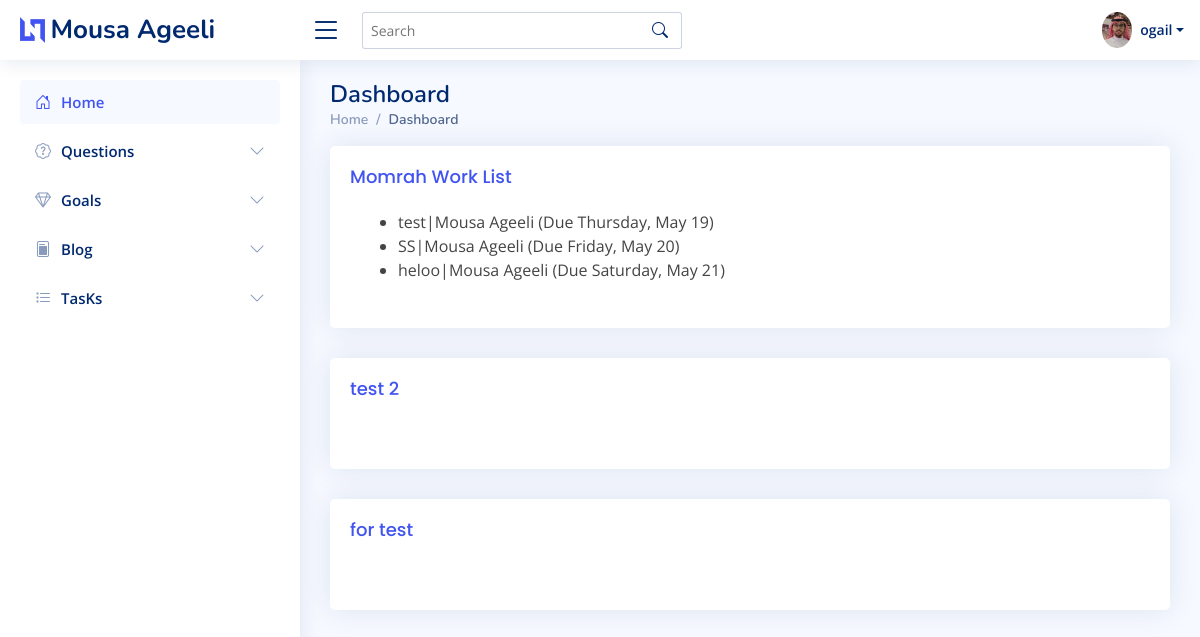
Screenshot of /tasks/lists/ (signed in) with the database file from the repository.
### tasks/models.py (models this page shows, shortened)
class ToDoList(models.Model):
    title = models.CharField(max_length=100, unique=True)

class ToDoItem(models.Model):
    title = models.CharField(max_length=255)
    description = models.TextField(null=True, blank=True)
    created_date = models.DateTimeField(auto_now_add=True)
    due_date = models.DateTimeField(default=one_week_hence)
    for_whom = models.CharField(max_length=255, default='Mousa Ageeli')
    todo_list = models.ForeignKey(ToDoList, on_delete=models.CASCADE)
    class Meta:
        ordering = ["due_date"]

### tasks/views.py (the view)
class ListListView(ListView):
    model = ToDoList
    template_name = "tasks/tasks.html"
    def get_context_data(self):
        context = super().get_context_data()
        context["todo_list_items"] = ToDoItem.objects.all()
        return context

### templates/tasks/tasks.html (shortened to what this page needs)
{% extends 'home.html' %}
{% block content %}
    <div class="col-lg-12">
    {% for todolist in object_list %}
        <div class="card info-card">
            <div class="card-body">
                <h5 class="card-title"><a href="{% url "list" todolist.id %}">{{ todolist.title }}</a></h5>
                <div class="d-flex align-items-center">
                    <div class="ps-3">
                        <ul>
                            {% for todo in todo_list_items %}
                                {% if todo.todo_list.id == todolist.id %}
                                    <li>
                                        <div>
                                            <div role="button" onclick="location.href='{% url "item-update" todolist.id todo.id %}'">
                                            {{ todo.title }}|{{ todo.for_whom}}
                                            (Due {{ todo.due_date | date:"l, F j" }})
                                        </div>
                                     </li>
                                {% endif %}
                            {% empty %}
                            <p>There are no to-do items in this list.</p>
                            {% endfor %}
                         </ul>
                    </div>
                </div>
            </div>
        </div>
    {% endfor %}
    </div>
{% endblock %}

### templates/navbar.html (shortened to what this page needs)
{% load static %}
<header id="header" class="header fixed-top d-flex align-items-center">
  <div class="d-flex align-items-center justify-content-between">
    <a href="/" class="logo d-flex align-items-center">
      <img src="{% static 'assets/img/logo.png' %}" alt="">
      <span class="d-none d-lg-block">Mousa Ageeli</span>
    </a>
    {% if user.is_authenticated %}
    <i class="bi bi-list toggle-sidebar-btn"></i>
    {% endif %}
  </div>
  {% if user.is_authenticated %}
  <div class="search-bar">
    <form class="search-form d-flex align-items-center" method="POST" action="#">
      <input type="text" name="query" placeholder="Search" title="Enter search keyword">
      <button type="submit" title="Search"><i class="bi bi-search"></i></button>
    </form>
  </div>
  {% endif %}
  <nav class="header-nav ms-auto">
    <ul class="d-flex align-items-center">
      <li class="nav-item dropdown pe-3">
        <a class="nav-link nav-profile d-flex align-items-center pe-0" href="#" data-bs-toggle="dropdown">
          {% if user.is_authenticated %}
          <img src="{% static 'assets/img/profile-img.jpg' %}" alt="Profile" class="rounded-circle">
          <span class="d-none d-md-block dropdown-toggle ps-2">{{ user.username }}</span>
        </a>
          {% endif %}
      </li>
    </ul>
  </nav>
</header>

### static/assets/css/style.css (style rules this page uses)
:root { scroll-behavior: smooth; }
body { font-family: "Open Sans", sans-serif; background: #f6f9ff; color: #444444; }
a { color: #4154f1; text-decoration: none; }
h1, h2, h3, h4, h5, h6 { font-family: "Nunito", sans-serif; }
.ps-3 { overflow:hidden; }
.card { margin-bottom: 30px; border: none; border-radius: 5px; box-shadow: 0px 0 30px rgba(1, 41, 112, 0.1); }
.card-title { padding: 20px 0 15px 0; font-size: 18px; font-weight: 500; color: #012970; font-family: "Poppins", sans-serif; }
.card-body { padding: 0 20px 20px 20px; }
.logo { line-height: 1; }
@media (min-width: 1200px) { .logo { width: 280px; } }
.logo img { max-height: 26px; margin-right: 6px; }
.logo span { font-size: 26px; font-weight: 700; color: #012970; font-family: "Nunito", sans-serif; }
.header { transition: all 0.5s; z-index: 997; height: 60px; box-shadow: 0px 2px 20px rgba(1, 41, 112, 0.1); background-color: #fff; padding-left: 20px; }
.header .toggle-sidebar-btn { font-size: 32px; padding-left: 10px; cursor: pointer; color: #012970; }
.header .search-bar { min-width: 360px; padding: 0 20px; }
.header .search-form { width: 100%; }
.header .search-form input { border: 0; font-size: 14px; color: #012970; border: 1px solid rgba(1, 41, 112, 0.2); padding: 7px 38px 7px 8px; border-radius: 3px; transition: 0.3s; width: 100%; }
.header .search-form button { border: 0; padding: 0; margin-left: -30px; background: none; }
.header .search-form button i { color: #012970; }
.header-nav ul { list-style: none; }
.header-nav > ul { margin: 0; padding: 0; }
.header-nav .nav-profile { color: #012970; }
.header-nav .nav-profile img { max-height: 36px; }
.header-nav .nav-profile span { font-size: 14px; font-weight: 600; }
.dashboard .info-card { padding-bottom: 10px; }

### rows the page displays
ToDoList: title "Momrah Work List"
ToDoItem: title "test", for_whom "Mousa Ageeli", due_date "Thursday, May 19"
ToDoItem: title "SS", for_whom "Mousa Ageeli", due_date "Friday, May 20"
ToDoItem: title "heloo", for_whom "Mousa Ageeli", due_date "Saturday, May 21"
ToDoList: title "test 2"
ToDoList: title "for test"

### other values shown
{{ user.username }} "ogail"
